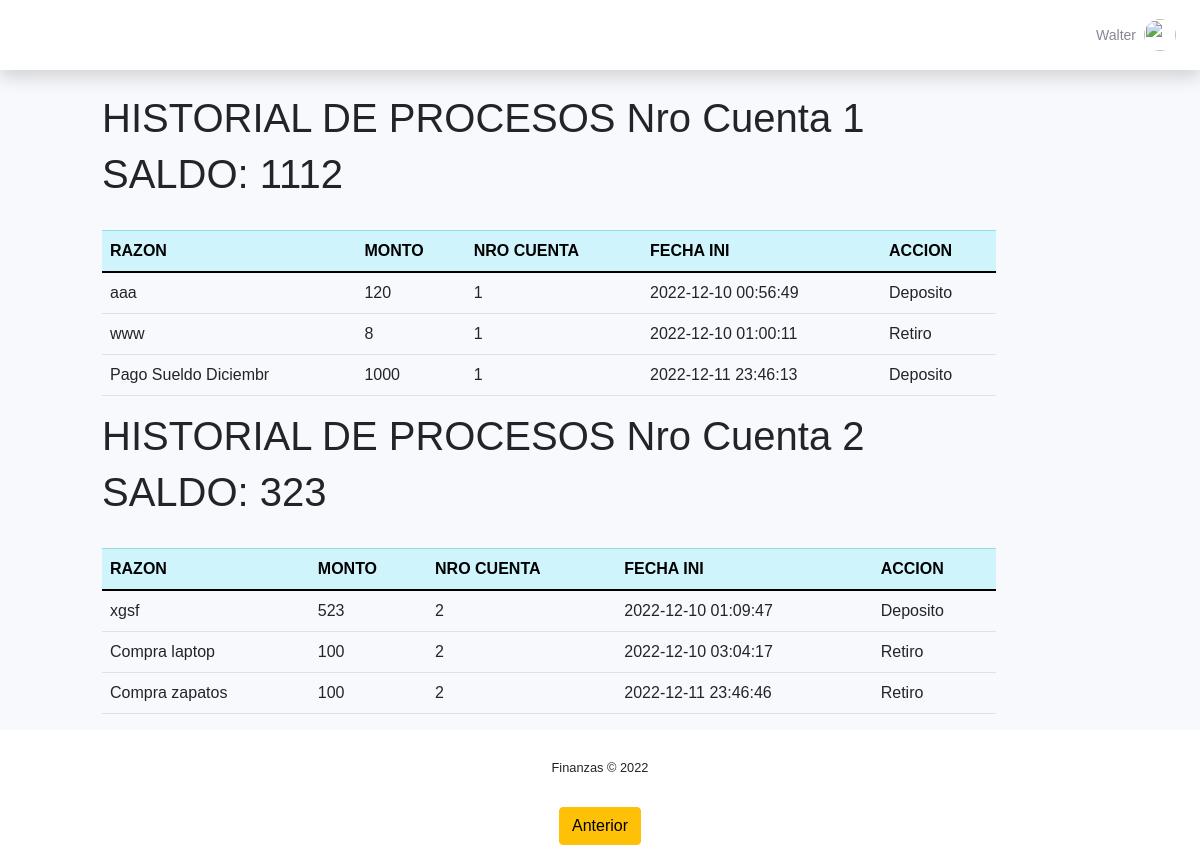
The app's page /vista/motor.php?flujo=F1&proceso=P3 (signed in) with its own data.
### tables this page shows
CREATE TABLE `cuenta` (
  `nroCuenta` int(11) NOT NULL,
  `saldo` int(11) NOT NULL,
  `idPersona` int(11) NOT NULL
);

CREATE TABLE `proceso_deposito` (
  `id` int(11) NOT NULL,
  `id_persona` int(11) NOT NULL,
  `razon` varchar(20) NOT NULL,
  `monto` varchar(100) NOT NULL,
  `nroCuenta` int(11) NOT NULL,
  `fechaIni` datetime NOT NULL,
  `accion` varchar(30) NOT NULL
);

### vista/procesos.php (the view, shortened to what this page needs)
<?php
include("../vista/adminVistaGeneral.php")
?>
<?php
            include('../modelo/conexion.php');
            $id=$_SESSION['id'];
            $resc=$conexion->query("select * from cuenta where idPersona=$id ");
                while($regc=mysqli_fetch_array($resc)){
                    $cuenta= $regc[0];
?>
<div class='row'>
    <div class="col-md-1"></div>
    <div class="col-md-9">
        <h1>HISTORIAL DE PROCESOS <?php echo "Nro Cuenta ".$cuenta;?></h1>
        <h1>SALDO: <?php echo $regc[1 ];?></h1>
        <table class='table'>
            <thead class='table-info'>
                <tr>
                    <th scope='col'>RAZON</th>
                    <th scope='col'>MONTO</th>
                    <th scope='col'>NRO CUENTA</th>
                    <th scope='col'>FECHA INI</th>
                    <th scope='col'>ACCION</th>
                </tr>
            </thead>
            <tbody>
            <?php
            include('../modelo/conexion.php');
            $id=$_SESSION['id'];
            $res=$conexion->query("select * from proceso_deposito where id_persona=$id and nroCuenta=$cuenta");
                while($reg=mysqli_fetch_array($res)){
                    echo "<tr>";
                    echo "<td>". $reg['razon']."</td>";
                    echo "<td>". $reg['monto']."</td>";
                    echo "<td>". $reg['nroCuenta']."</td>";
                    echo "<td>". $reg['fechaIni']."</td>";
                    echo "<td>". $reg['accion']."</td>";
                    echo "</tr>";
                }
            ?>
            </tbody>
        </table>
    </div>
    <div class="col-md-2"></div>
    </div>
<?php
                }
?>
<?php
require_once "footerDash.php";
?>

### vista/motor.php (shortened to what this page needs)
<!DOCTYPE html>
<html lang="en">
<head>
    <link href="../vendor/fontawesome-free/css/all.min.css" rel="stylesheet" type="text/css">
    <link href="../css/sb-admin-2.css" rel="stylesheet">
    <link href="../css/style.css" rel="stylesheet">
</head>
<?php
include("../modelo/conexion.php");
$flujo=$_GET['flujo'];
$proceso=$_GET['proceso'];
$flujoSql=$conexion->query("select * from flujo where flujo='$flujo' and proceso='$proceso'");
$flujoData=mysqli_fetch_array($flujoSql);
$pantalla=$flujoData['pantalla'];
$flujoSql2=$conexion->query("select * from flujo where flujo='$flujo' and procesoSig='$proceso'");
if(($flujoSql2->num_rows)>0){
    $flujoData2=mysqli_fetch_array($flujoSql2);
    $anterior=$flujoData2['proceso'];
}
include($pantalla)
?>
<center>
<?php
if(isset($anterior)){
?>
    <a href = "../vista/motor.php?flujo=<?php echo $flujo;?>&proceso=<?php echo $anterior;?>" class='btn btn-warning'>Anterior</a>
<?php
}
?>
</center>

### vista/adminVistaGeneral.php (shortened to what this page needs)
<?php
    $nom = $_SESSION['nombre'];
    ?>
<!DOCTYPE html>
<html lang="en">
<head>
    <link href="../vendor/fontawesome-free/css/all.min.css" rel="stylesheet" type="text/css">
    <link href="../css/sb-admin-2.css" rel="stylesheet">
    <link href="../css/style.css" rel="stylesheet">
    <link href="https://cdn.jsdelivr.net/npm/bootstrap@5.0.2/dist/css/bootstrap.min.css" rel="stylesheet">
</head>
<body id="page-top">
    <div id="wrapper">
        <div id="content-wrapper" class="d-flex flex-column">
            <div id="content">
                <nav class="navbar navbar-expand navbar-light bg-white topbar mb-4 static-top shadow">
                    <ul class="navbar-nav ml-auto">
                        <li class="nav-item dropdown no-arrow">
                            <a class="nav-link dropdown-toggle" href="#" id="userDropdown" role="button"
                                data-toggle="dropdown" aria-haspopup="true" aria-expanded="false">
                                <span class="mr-2 d-none d-lg-inline text-gray-600 small"><?php echo $nom; ?></span>
                                <?php echo "<img class='img-profile rounded-circle' src='https://cvinformatica.umsa.bo/pluginfile.php/1/theme_moove/marketing3icon/1662065603/logo_Informatica.png'>";?>
                            </a>
                        </li>
                    </ul>
                </nav>

### vista/footerDash.php (shortened to what this page needs)
            </div>
            <footer class="sticky-footer bg-white">
                <div class="container my-auto">
                    <div class="copyright text-center my-auto">
                        <span>Finanzas &copy; 2022</span>
                    </div>
                </div>
            </footer>
        </div>
    </div>
</body>
</html>

### css/style.css (style rules this page uses)
* { margin: 0 0; padding: 0 0; font-family: Arial, Helvetica, sans-serif; }
.text-center { text-align: center; }
a { color: black; text-decoration: none; }
.navbar { background-color: rgb(106, 206, 137); }

### records on screen
cuenta: nroCuenta "1", saldo "1112"
proceso_deposito: razon "aaa", monto "120", nroCuenta "1", fechaIni "2022-12-10 00:56:49", accion "Deposito"
proceso_deposito: razon "www", monto "8", nroCuenta "1", fechaIni "2022-12-10 01:00:11", accion "Retiro"
proceso_deposito: razon "Pago Sueldo Diciembr", monto "1000", nroCuenta "1", fechaIni "2022-12-11 23:46:13", accion "Deposito"
cuenta: nroCuenta "2", saldo "323"
proceso_deposito: razon "xgsf", monto "523", nroCuenta "2", fechaIni "2022-12-10 01:09:47", accion "Deposito"
proceso_deposito: razon "Compra laptop", monto "100", nroCuenta "2", fechaIni "2022-12-10 03:04:17", accion "Retiro"
proceso_deposito: razon "Compra zapatos", monto "100", nroCuenta "2", fechaIni "2022-12-11 23:46:46", accion "Retiro"

### other values on screen
$nom "Walter"
